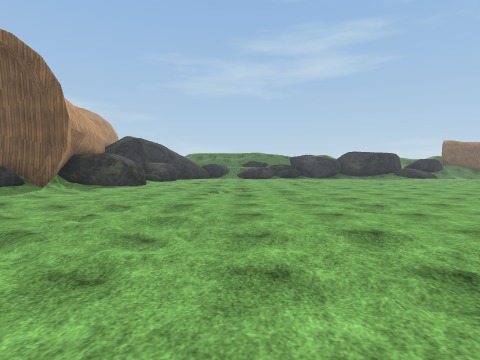
View 1 (above)

24 first-person views from a walk through a 3-D level made in the Unity game engine. The camera is 1.4 m above the floor, tilts 2° down and sees 80° across. The floor is counted in squares, 2 m on a side. Each view is taken from the middle of a square. On the plan, view 1 faces up. The plan holds only what a view shows up to about 10 squares ahead; the rest is blank. The place goes on beyond the plan. Some animated figures are left out. Some surface patterns are stand-ins.

View 2
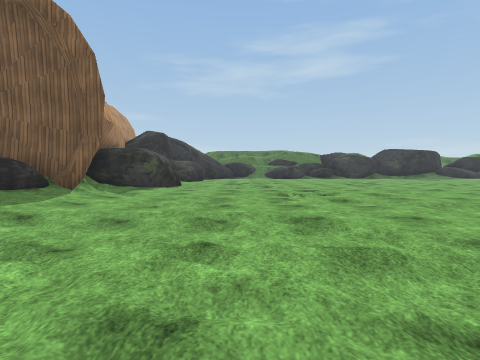

View 3
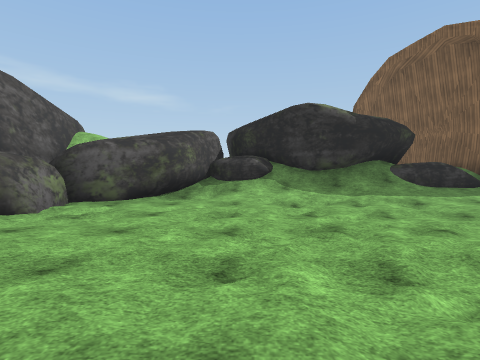

View 4
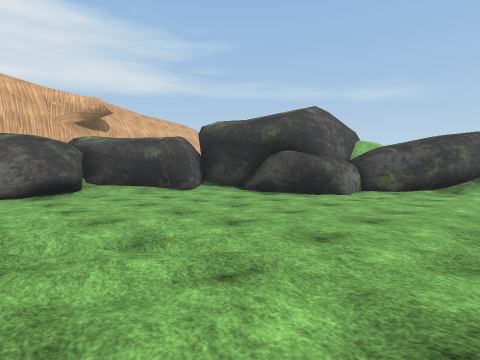

View 5
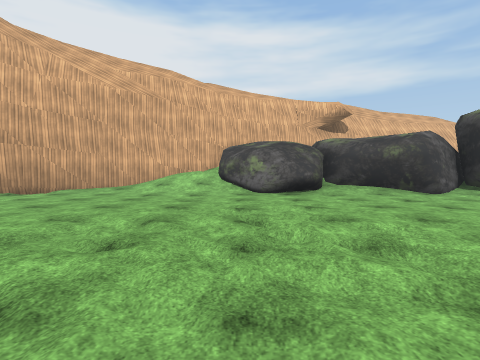

View 6
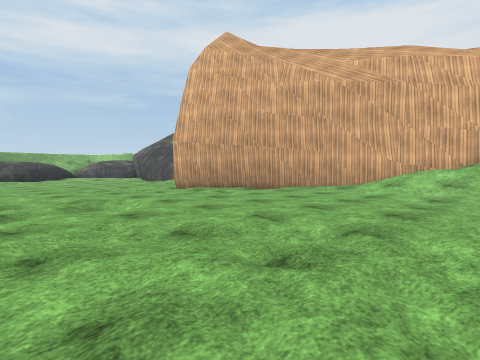

View 7
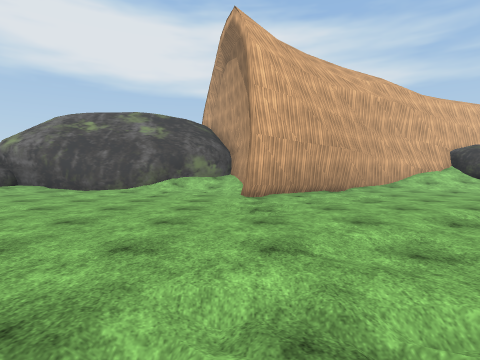

View 8
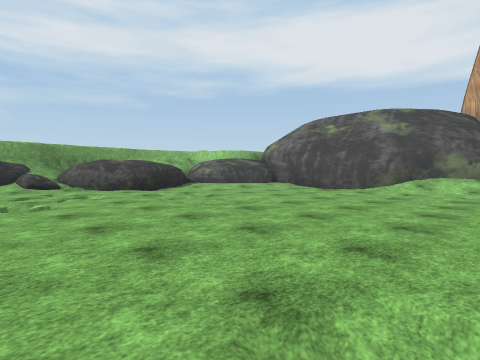

View 9
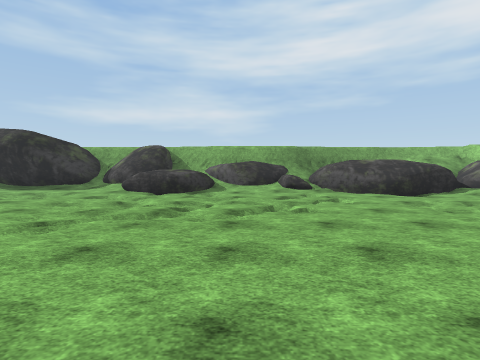

View 10
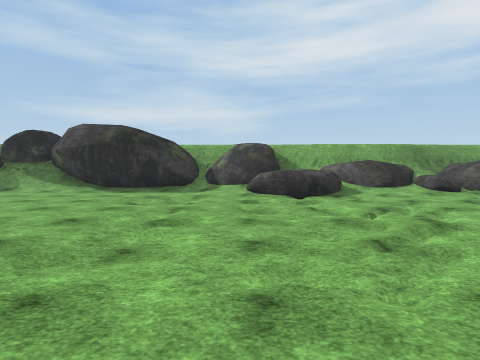

View 11
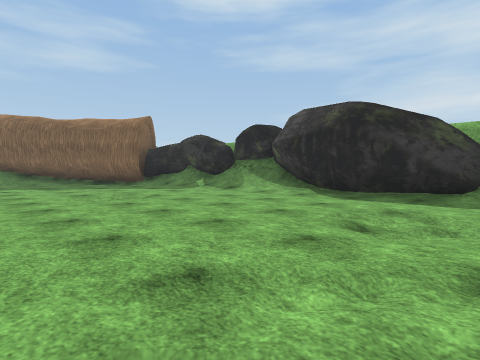

View 12
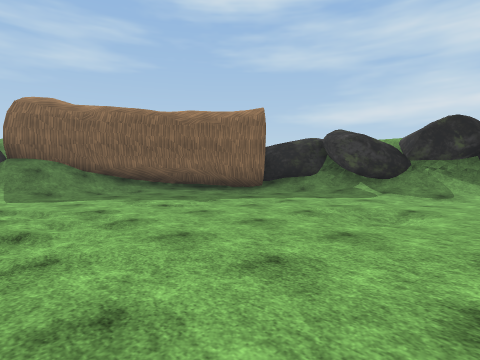

View 13
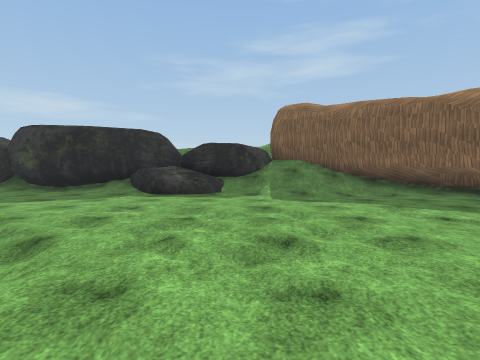

View 14
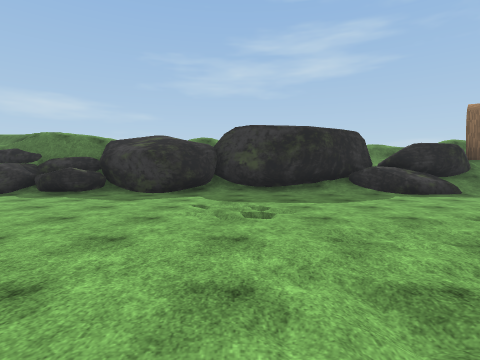

View 15
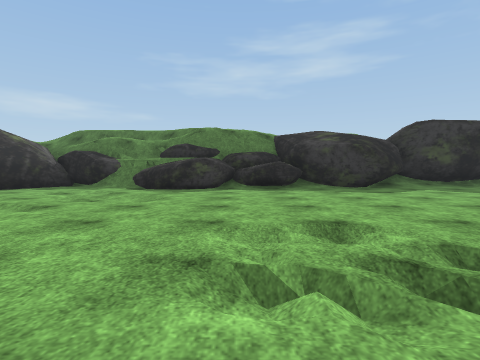

View 16
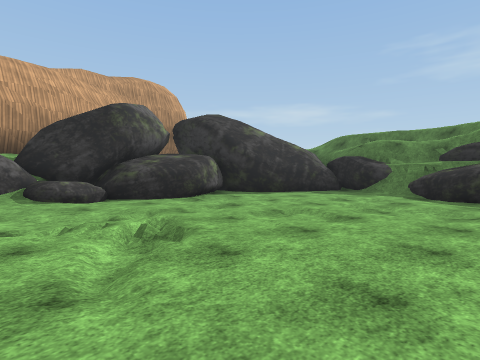

View 17
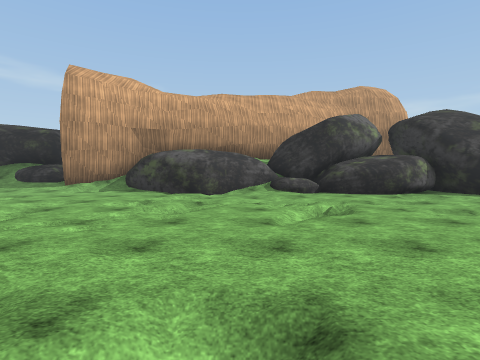

View 18
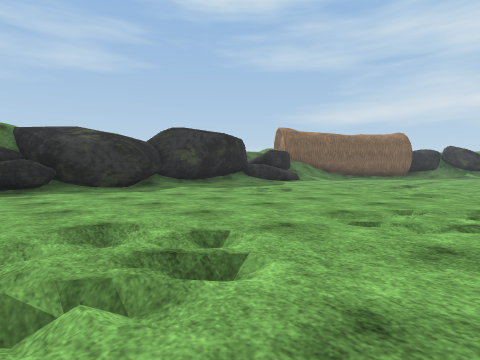

View 19
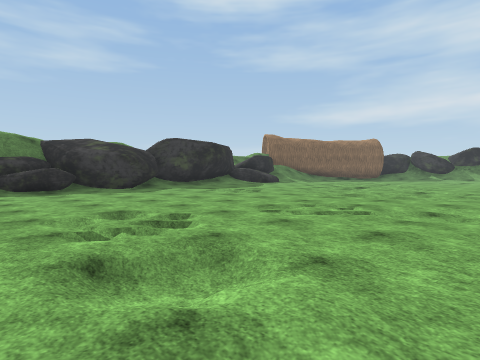

View 20
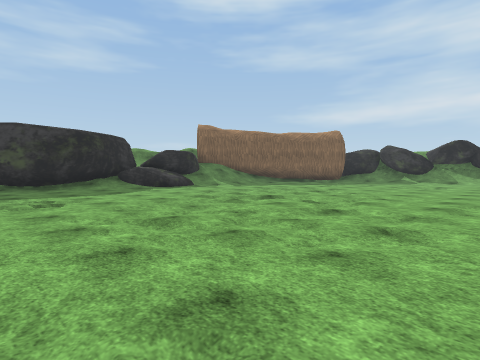

View 21
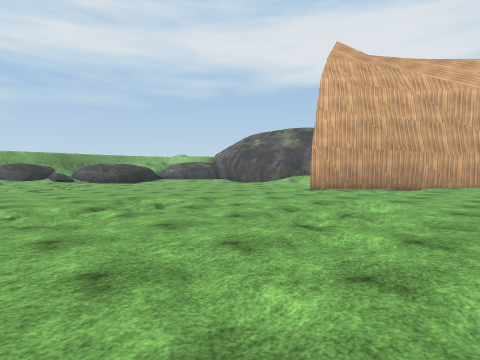

View 22
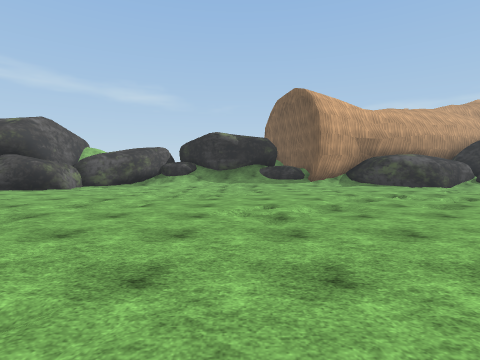

View 23
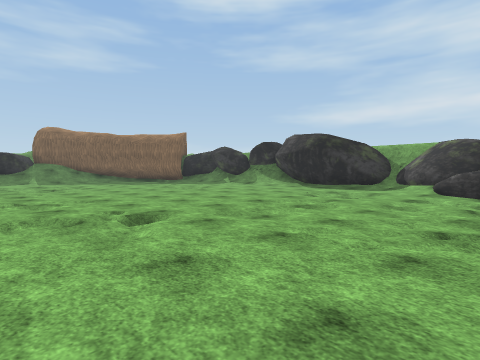

View 24
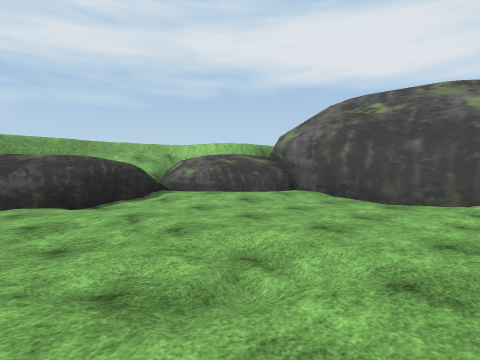

### Floor plan
Key: @ floor where view 1 was taken; # wall or solid block; . main floor; : floor 0.25 m higher than the main floor; - floor 0.25 m lower than the main floor; + floor 1.5 m higher than the main floor; / step, stairs or slope; = window, fence, low wall or low ledge; ^ raised ledge; R rock.
Columns run from 8 left of view 1 to 26 right of it. Each row starts with its distance up from view 1.
 24      #RR## RR   ##   ########
 23      #R#^###R###########////##
 22     ##...^#.R.........==/////##
 21    ##.........................##
 20    #....//......//.............##
 19    #./../.......///....../...../##
 18     ^/.//......../...././/.//.../#
 17   #^#.............//.///./....../#
 16   #R./#/...///....././/./......./#
 15   ##./=//..//.//../////.....//../#
 14  ###.//..../..//...///......//../##
 13    #/////../...//................#
 12    #.///......././.... //.......##
 11   ##...../....         /........##
 10   #...///./.....      .//.......##
  9   #/...//./.....      ../.././///#^
  8 ###///.//.......      ././//.////^
  7 #RR/.....//....       ......////^
  6 ##//../.../....       ..../../.R##
  5  #//.///../.........  ....///./RR#
  4  #////./...........///..../////.R#
  3 ##/////-...... /....//....//////^#
  2 #R///.//.....  ./...//.....///./^
  1 ##////......--...////..........R^^
  0  ##../..@.///.//.////..........^^^
 -1   ##/.....///.-..//......////.^^^
 -2    ###.....///......./...////.^
 -3      #.....//....../..........#^
 -4      #............././.......::^^
 -5      #..............#/....../:^#^
 -6      ####/##///...###////...:^
 -7         #####////##  #//######
 -8              +####    /##
 -9              ##       ##

Where each view was taken, in squares from view 1:
view 1: 0 up, 0 right, facing up
view 2: 2 up, 2 left, facing up
view 3: 2 up, 1 right, facing left
view 4: 2 up, 4 right, facing down-left
view 5: 2 up, 4 right, facing down
view 6: 1 up, 4 right, facing down-right
view 7: 3 up, 13 right, facing down
view 8: 3 up, 13 right, facing down-right
view 9: 3 up, 14 right, facing right
view 10: 7 up, 15 right, facing right
view 11: 8 up, 18 right, facing up-right
view 12: 13 up, 16 right, facing up-right
view 13: 14 up, 16 right, facing up
view 14: 14 up, 9 right, facing up
view 15: 14 up, 3 right, facing up
view 16: 14 up, 2 right, facing up-left
view 17: 14 up, 4 right, facing left
view 18: 14 up, 3 right, facing up-right
view 19: 12 up, 2 right, facing up-right
view 20: 12 up, 8 right, facing up-right
view 21: 5 up, 7 right, facing down-right
view 22: 5 up, 7 right, facing left
view 23: 5 up, 14 right, facing up-right
view 24: 0 up, 16 right, facing down-right
